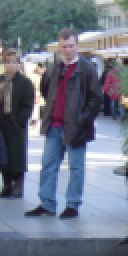
#> input picture images/DATAIMAGE/positive/crop001001a.png, 64 x 128 px (shown 2 times larger); its folder holds 4 pictures in this run
$ python training_SVM.py
#> lines starting #> are read from the running program, lines starting #| are printed output that depends on the picture
# from skimage.io import imread
import glob
import os

import cv2
import joblib
import numpy as np
from skimage.feature import hog
from sklearn.svm import LinearSVC

train_data = []
train_labels = []
pos_im_path = 'images/DATAIMAGE/positive/'
neg_im_path = 'images/DATAIMAGE/negative/'
model_path = 'materials/svm_models.dat'
# Load the positive features
for filename in glob.glob(os.path.join(pos_im_path, "*.png")):
    fd = cv2.imread(filename, 0)
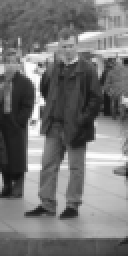
#> fd: shape (128, 64) (shown 2 times larger); min 17, max 254, mean 117.2
    fd = cv2.resize(fd, (64, 128))
    fd = hog(fd, orientations=9, pixels_per_cell=(8, 8), visualize=False, cells_per_block=(3, 3))
#> fd = 6804 values, max 0.4 at index 6754, min 0 at index 51, mean 0.0794
    train_data.append(fd)
    train_labels.append(1)
#> pass 2 of the loop `for filename in glob.glob(os.path.join(pos_im_path, "*.png")):`:
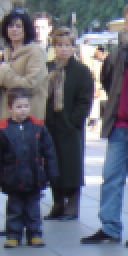
#> input picture images/DATAIMAGE/positive/crop001001e.png, 64 x 128 px (shown 2 times larger)
#> `fd = cv2.imread(filename, 0)`:
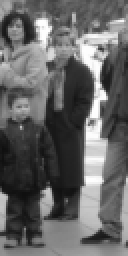
#> fd: shape (128, 64) (shown 2 times larger); min 15, max 254, mean 101.3
#> `fd = hog(fd, orientations=9, pixels_per_cell=(8, 8), visualize=False, ..`: fd = 6804 values, max 0.373 at index 4149, min 0 at index 38, mean 0.079
#> pass 3 of the loop `for filename in glob.glob(os.path.join(pos_im_path, "*.png")):`:
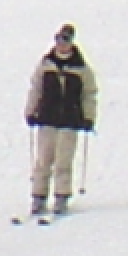
#> input picture images/DATAIMAGE/positive/crop001008b.png, 64 x 128 px (shown 2 times larger)
#> `fd = cv2.imread(filename, 0)`:
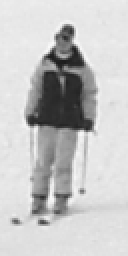
#> fd: shape (128, 64) (shown 2 times larger); min 29, max 249, mean 196.6
#> `fd = hog(fd, orientations=9, pixels_per_cell=(8, 8), visualize=False, ..`: fd = 6804 values, max 0.795 at index 952, min 0 at index 8, mean 0.0714
#> the loop made 4 passes; the first 3 are shown

# Load the negative features
for filename in glob.glob(os.path.join(neg_im_path, "*.jpg")):
    fd = cv2.imread(filename, 0)
    fd = cv2.resize(fd, (64, 128))
    fd = hog(fd, orientations=9, pixels_per_cell=(8, 8), visualize=False, cells_per_block=(3, 3))
    train_data.append(fd)
    train_labels.append(0)
train_data = np.float32(train_data)
train_labels = np.array(train_labels)
print('Data Prepared........')
print('Train Data:', len(train_data))
print('Train Labels (1,0)', len(train_labels))
print("""
Classification with SVM

""")

model = LinearSVC()
print('Training...... Support Vector Machine')
#> (the run stopped early here; a loop or call above may not have finished)
